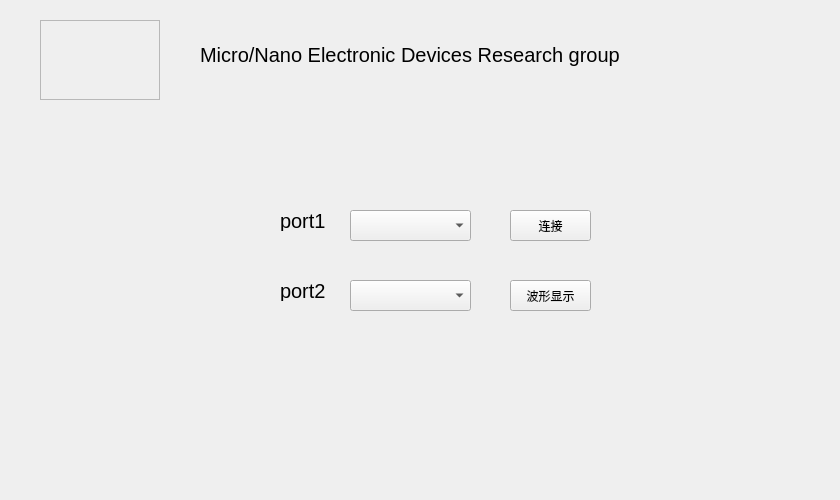
<?xml version="1.0" encoding="UTF-8"?>
<ui version="4.0">
 <class>Form</class>
 <widget class="QWidget" name="Form">
  <property name="geometry">
   <rect>
    <x>0</x>
    <y>0</y>
    <width>840</width>
    <height>500</height>
   </rect>
  </property>
  <property name="minimumSize">
   <size>
    <width>840</width>
    <height>500</height>
   </size>
  </property>
  <property name="maximumSize">
   <size>
    <width>840</width>
    <height>500</height>
   </size>
  </property>
  <property name="windowTitle">
   <string>Form</string>
  </property>
  <property name="styleSheet">
   <string notr="true"/>
  </property>
  <widget class="QLabel" name="label">
   <property name="geometry">
    <rect>
     <x>200</x>
     <y>40</y>
     <width>440</width>
     <height>30</height>
    </rect>
   </property>
   <property name="font">
    <font>
     <pointsize>15</pointsize>
    </font>
   </property>
   <property name="text">
    <string>Micro/Nano Electronic Devices Research group</string>
   </property>
  </widget>
  <widget class="QLabel" name="label_2">
   <property name="geometry">
    <rect>
     <x>280</x>
     <y>210</y>
     <width>51</width>
     <height>21</height>
    </rect>
   </property>
   <property name="font">
    <font>
     <pointsize>15</pointsize>
    </font>
   </property>
   <property name="text">
    <string>port1</string>
   </property>
  </widget>
  <widget class="QComboBox" name="comboBox">
   <property name="geometry">
    <rect>
     <x>350</x>
     <y>210</y>
     <width>121</width>
     <height>31</height>
    </rect>
   </property>
  </widget>
  <widget class="QPushButton" name="pushButton">
   <property name="geometry">
    <rect>
     <x>510</x>
     <y>210</y>
     <width>81</width>
     <height>31</height>
    </rect>
   </property>
   <property name="text">
    <string>连接</string>
   </property>
  </widget>
  <widget class="QPushButton" name="pushButton_2">
   <property name="geometry">
    <rect>
     <x>510</x>
     <y>280</y>
     <width>81</width>
     <height>31</height>
    </rect>
   </property>
   <property name="text">
    <string>波形显示</string>
   </property>
  </widget>
  <widget class="QFrame" name="frame">
   <property name="geometry">
    <rect>
     <x>40</x>
     <y>20</y>
     <width>120</width>
     <height>80</height>
    </rect>
   </property>
   <property name="styleSheet">
    <string notr="true">image:url(:/newPrefix/jndxxh.jpg)</string>
   </property>
   <property name="frameShape">
    <enum>QFrame::StyledPanel</enum>
   </property>
   <property name="frameShadow">
    <enum>QFrame::Raised</enum>
   </property>
  </widget>
  <widget class="QComboBox" name="comboBox_2">
   <property name="geometry">
    <rect>
     <x>350</x>
     <y>280</y>
     <width>121</width>
     <height>31</height>
    </rect>
   </property>
  </widget>
  <widget class="QLabel" name="label_3">
   <property name="geometry">
    <rect>
     <x>280</x>
     <y>280</y>
     <width>51</width>
     <height>21</height>
    </rect>
   </property>
   <property name="font">
    <font>
     <pointsize>15</pointsize>
    </font>
   </property>
   <property name="text">
    <string>port2</string>
   </property>
  </widget>
 </widget>
 <resources>
  <include location="image.qrc"/>
 </resources>
 <connections/>
</ui>
